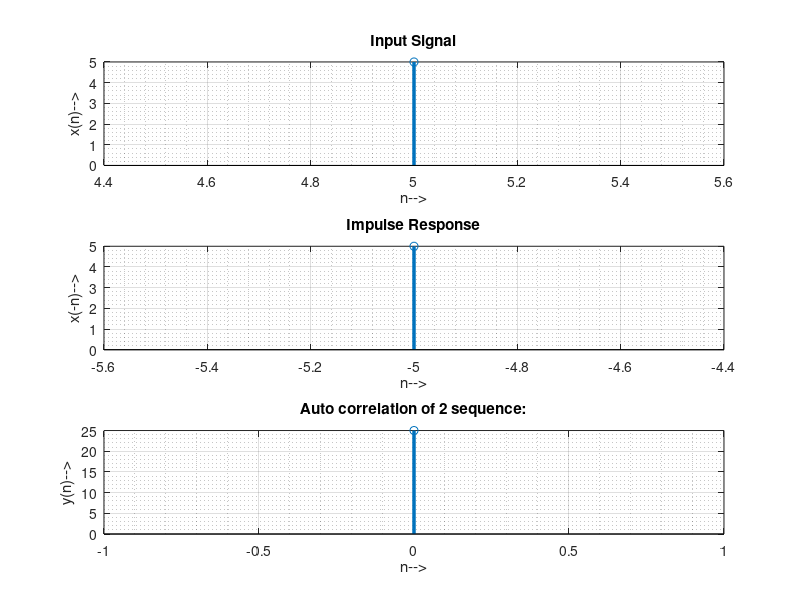

This figure's MATLAB source:
clc;
clear all;
close all;
x=input("Enter x(n): ");
l1=input("Enter lower limit: ");
u1=input("Enter upper limit: ");
x1=l1:1:u1;
z=fliplr(x);
l2=-u1;
u2=-l1;
z1=l2:1:u2;
l=l1+l2;
u=u1+u2;
c=l:1:u;
m=length(x);
n=length(z);
X=[x,zeros(1,n)];
subplot(3,1,1);
disp('x(n):');
disp(x);
stem(x1,x,'linewidth',2.5);
title('Input Signal');
xlabel('n-->');
ylabel('x(n)-->');
grid on;
grid minor;
Z=[z,zeros(1,m)];
subplot(3,1,2);
disp('h(n):');
disp(z);
stem(z1,z,'linewidth',2.5);
title('Impulse Response');
xlabel('n-->');
ylabel('x(-n)-->');
grid on;
grid minor;
for i=1:m+n-1
    Y(i)=0;
    for j=1:m
    if((i-j+1)>0)
        Y(i)=Y(i)+(X(j)*Z(i-j+1));
    else
    end
    end
end
subplot(3,1,3);
disp('Auto correlated output of x(n)is:');
disp(Y);
stem(c,Y,'linewidth',2.5);
title('Auto correlation of 2 sequence:');
xlabel('n-->');
ylabel('y(n)-->');
grid on;
grid minor;
